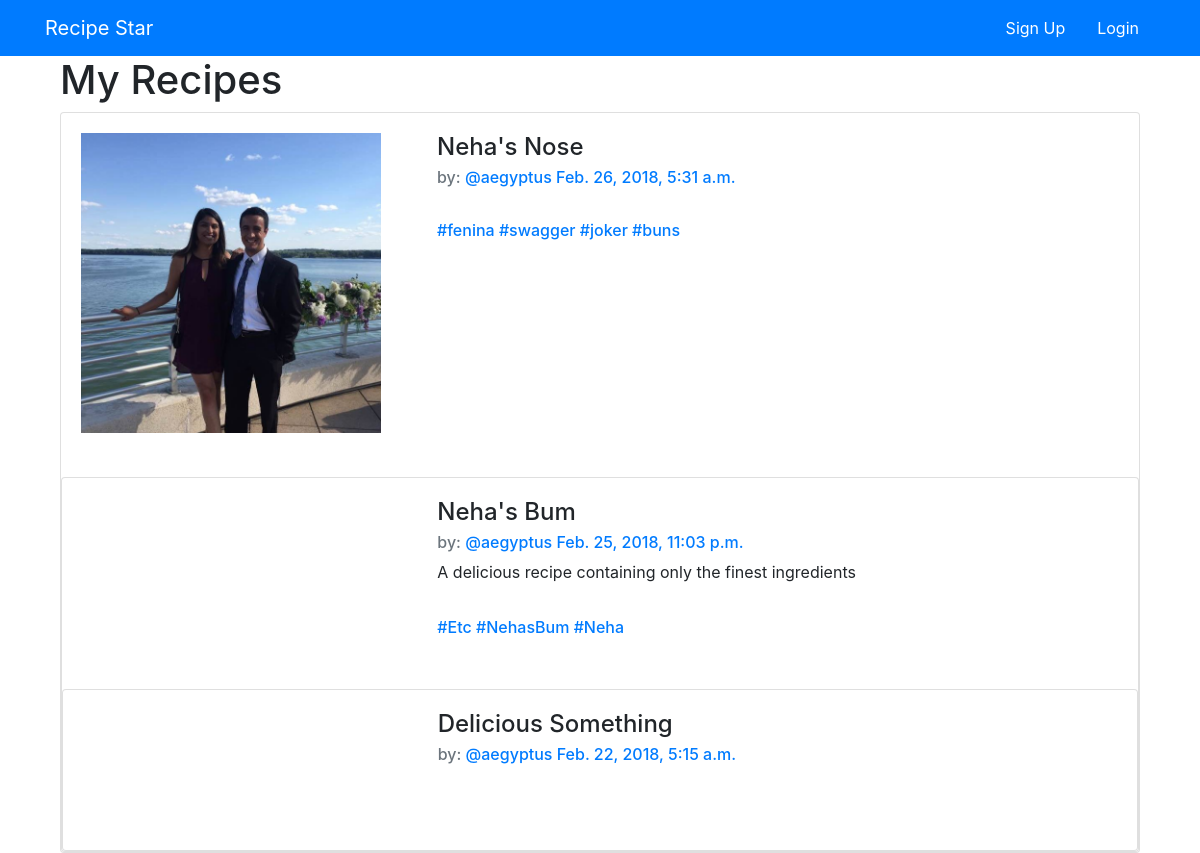
The page /recipies/by/aegyptus/ on the database its author committed.
### recipies/models.py (models this page shows, shortened)
class Recipe(models.Model):
    user = models.ForeignKey(auth.models.User, on_delete=models.CASCADE, related_name='recipes')
    name = models.CharField(max_length=100)
    instructions = models.TextField()
    ingredients = models.TextField()
    created_at = models.DateTimeField(auto_now=True)
    about = models.TextField(blank=True, default='')
    cuisine = TaggableManager()
    pic = models.ImageField(upload_to='images', null=True, blank=True)
    class Meta:
        ordering = ['-created_at']

### recipies/views.py (the view)
# urls.py: path('by/<str:username>/', views.MyRecipeList.as_view(), name='by_recipe'),
class MyRecipeList(generic.ListView, SelectRelatedMixin, LoginRequiredMixin):
    model = models.Recipe
    select_related = ('user')
    template_name = 'recipies/my_recipies.html'
    def get_context_data(self, **kwargs):
        context = super().get_context_data(**kwargs)
        context['recipe_user'] = self.recipe_user
        return context
    def get_queryset(self):
        try:
            self.recipe_user = User.objects.prefetch_related('recipes').get(username__iexact=self.kwargs.get('username'))
        except User.DoesNotExist:
            raise Http404
        else:
            return self.recipe_user.recipes.all()
        self.queryset = self.model.objects.filter()

### recipies/templatetags/app_filters.py (called while the page is built)
def htfy(value):
    if str(value)[0]=='#':
        return value
    else:
        return '#'+str(value)

### recipies/templates/recipies/my_recipies.html
{% extends 'base.html' %}
{% block content %}
<div class="container">
  <h1>My Recipes</h1>
  {% for recipe in recipe_list %}
    {% include 'recipies/_recipe.html' %}
  {% endfor %}
</div>
{% endblock %}

### recipies/templates/recipies/_recipe.html (shortened to what this page needs)
{% load app_filters %}
<div class="card">
  <div class="card-body">
<div class='row'>
  <div class='col-md-4'>
    {% if recipe.pic %}
      <img src="{{ recipe.pic.url }}" height=300 width=300 alt='blah' />
    {% endif %}
  </div>
  <div class='col-md-8'>
  <h4 class='card-title'>{{recipe.name}}</h4>
    <h6 class='card-subtitle mb-2 text-muted'>
    by: <a href="{% url 'recipies:by_recipe' username=recipe.user.username %}">@{{recipe.user.username}}</a>
    <a href="{% url 'recipies:detailview' pk=recipe.pk %}">{{recipe.created_at}}</a>
  </h6>
  <p class='card-text'>
    {{recipe.about}}
  </p>
  <br>
  <h6 class='card-subtitle mb-2 text-muted'>
    {% for tags in recipe.cuisine.names %}
    <a href="#">{{ tags|htfy }}</a>
    {% endfor %}
  </div>
  <br><br>
</div>
</div>
<br>

### rows shown on the page
Recipe: pic (picture), name "Neha's Nose", user.username "aegyptus", created_at "Feb. 26, 2018, 5:31 a.m.", names "#fenina" "#swagger" "#joker" "#buns"
Recipe: name "Neha's Bum", user.username "aegyptus", created_at "Feb. 25, 2018, 11:03 p.m.", about "A delicious recipe containing only the finest ingredients", names "#Etc" "#NehasBum" "#Neha"
Recipe: name "Delicious Something", user.username "aegyptus", created_at "Feb. 22, 2018, 5:15 a.m."
